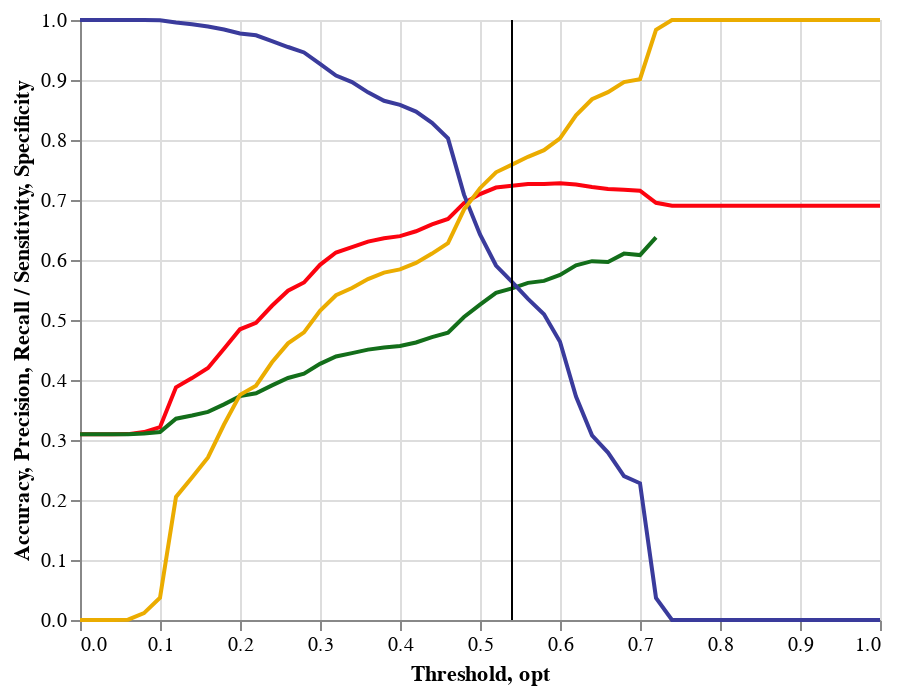

Source (notebook cell):
### Code cell
source = accdf
source['opt'] = .54

base = alt.Chart(source)

#red
acc= base.mark_line(color="#fc030f").encode(
    x='Threshold:Q',
    y='Accuracy:Q'
)
#green
prec = base.mark_line(color="#136e1a").encode(
    x='Threshold:Q',
    y='Precision:Q'
)
#blue
rec = base.mark_line(color="#3a3b9c").encode(
    x='Threshold:Q',
    y='Recall / Sensitivity:Q'
)
#orange
spec = base.mark_line(color="#ebac00").encode(
    x='Threshold:Q',
    y='Specificity:Q'
)

optimal = base.mark_rule().encode(
    x='opt'
)
acc+prec+rec+spec+optimal

### Figure 1 — Vega-Lite specification as saved in the notebook (floating-point values rounded to 4 significant figures)
{"config": {"view": {"continuousWidth": 400, "continuousHeight": 300}}, "layer": [{"mark": {"type": "line", "color": "#fc030f"}, "encoding": {"x": {"type": "quantitative", "field": "Threshold"}, "y": {"type": "quantitative", "field": "Accuracy"}}}, {"mark": {"type": "line", "color": "#136e1a"}, "encoding": {"x": {"type": "quantitative", "field": "Threshold"}, "y": {"type": "quantitative", "field": "Precision"}}}, {"mark": {"type": "line", "color": "#3a3b9c"}, "encoding": {"x": {"type": "quantitative", "field": "Threshold"}, "y": {"type": "quantitative", "field": "Recall / Sensitivity"}}}, {"mark": {"type": "line", "color": "#ebac00"}, "encoding": {"x": {"type": "quantitative", "field": "Threshold"}, "y": {"type": "quantitative", "field": "Specificity"}}}, {"mark": "rule", "encoding": {"x": {"type": "quantitative", "field": "opt"}}}], "data": {"name": "data-e8137a14c54e94e97c569285becb2cc7"}, "$schema": "https://vega.github.io/schema/vega-lite/v4.8.1.json", "datasets": {"data-e8137a14c54e94e97c569285becb2cc7": [{"Threshold": 0.0, "TP": 18196, "TN": 0, "FP": 40568, "FN": 0, "Accuracy": 0.3096, "Precision": 0.3096, "Recall / Sensitivity": 1.0, "Specificity": 0.0, "F1": 0.4729, "opt": 0.54}, {"Threshold": 0.02, "TP": 18196, "TN": 0, "FP": 40568, "FN": 0, "Accuracy": 0.3096, "Precision": 0.3096, "Recall / Sensitivity": 1.0, "Specificity": 0.0, "F1": 0.4729, "opt": 0.54}, {"Threshold": 0.04, "TP": 18196, "TN": 0, "FP": 40568, "FN": 0, "Accuracy": 0.3096, "Precision": 0.3096, "Recall / Sensitivity": 1.0, "Specificity": 0.0, "F1": 0.4729, "opt": 0.54}, {"Threshold": 0.06, "TP": 18196, "TN": 10, "FP": 40558, "FN": 0, "Accuracy": 0.3098, "Precision": 0.3097, "Recall / Sensitivity": 1.0, "Specificity": 0.0005493, "F1": 0.4729, "opt": 0.54}, {"Threshold": 0.08, "TP": 18195, "TN": 212, "FP": 40356, "FN": 1, "Accuracy": 0.3132, "Precision": 0.3108, "Recall / Sensitivity": 0.9999, "Specificity": 0.01152, "F1": 0.4742, "opt": 0.54}, {"Threshold": 0.1, "TP": 18185, "TN": 698, "FP": 39870, "FN": 11, "Accuracy": 0.3213, "Precision": 0.3132, "Recall / Sensitivity": 0.9994, "Specificity": 0.03696, "F1": 0.477, "opt": 0.54}, {"Threshold": 0.12, "TP": 18118, "TN": 4676, "FP": 35892, "FN": 78, "Accuracy": 0.3879, "Precision": 0.3355, "Recall / Sensitivity": 0.9957, "Specificity": 0.2051, "F1": 0.5018, "opt": 0.54}, {"Threshold": 0.14, "TP": 18066, "TN": 5627, "FP": 34941, "FN": 130, "Accuracy": 0.4032, "Precision": 0.3408, "Recall / Sensitivity": 0.9929, "Specificity": 0.2375, "F1": 0.5075, "opt": 0.54}, {"Threshold": 0.16, "TP": 17996, "TN": 6691, "FP": 33877, "FN": 200, "Accuracy": 0.4201, "Precision": 0.3469, "Recall / Sensitivity": 0.989, "Specificity": 0.271, "F1": 0.5137, "opt": 0.54}, {"Threshold": 0.18, "TP": 17906, "TN": 8652, "FP": 31916, "FN": 290, "Accuracy": 0.4519, "Precision": 0.3594, "Recall / Sensitivity": 0.9841, "Specificity": 0.3258, "F1": 0.5265, "opt": 0.54}, {"Threshold": 0.2, "TP": 17788, "TN": 10685, "FP": 29883, "FN": 408, "Accuracy": 0.4845, "Precision": 0.3731, "Recall / Sensitivity": 0.9776, "Specificity": 0.3753, "F1": 0.5401, "opt": 0.54}, {"Threshold": 0.22, "TP": 17732, "TN": 11366, "FP": 29202, "FN": 464, "Accuracy": 0.4952, "Precision": 0.3778, "Recall / Sensitivity": 0.9745, "Specificity": 0.3906, "F1": 0.5445, "opt": 0.54}, {"Threshold": 0.24, "TP": 17557, "TN": 13218, "FP": 27350, "FN": 639, "Accuracy": 0.5237, "Precision": 0.391, "Recall / Sensitivity": 0.9649, "Specificity": 0.4295, "F1": 0.5565, "opt": 0.54}, {"Threshold": 0.26, "TP": 17377, "TN": 14868, "FP": 25700, "FN": 819, "Accuracy": 0.5487, "Precision": 0.4034, "Recall / Sensitivity": 0.955, "Specificity": 0.4611, "F1": 0.5672, "opt": 0.54}, {"Threshold": 0.28, "TP": 17212, "TN": 15845, "FP": 24723, "FN": 984, "Accuracy": 0.5625, "Precision": 0.4104, "Recall / Sensitivity": 0.9459, "Specificity": 0.4793, "F1": 0.5725, "opt": 0.54}, {"Threshold": 0.3, "TP": 16864, "TN": 17924, "FP": 22644, "FN": 1332, "Accuracy": 0.592, "Precision": 0.4269, "Recall / Sensitivity": 0.9268, "Specificity": 0.5152, "F1": 0.5845, "opt": 0.54}, {"Threshold": 0.32, "TP": 16513, "TN": 19478, "FP": 21090, "FN": 1683, "Accuracy": 0.6125, "Precision": 0.4391, "Recall / Sensitivity": 0.9075, "Specificity": 0.5412, "F1": 0.5919, "opt": 0.54}, {"Threshold": 0.34, "TP": 16315, "TN": 20209, "FP": 20359, "FN": 1881, "Accuracy": 0.6215, "Precision": 0.4449, "Recall / Sensitivity": 0.8966, "Specificity": 0.5533, "F1": 0.5947, "opt": 0.54}, {"Threshold": 0.36, "TP": 16003, "TN": 21061, "FP": 19507, "FN": 2193, "Accuracy": 0.6307, "Precision": 0.4507, "Recall / Sensitivity": 0.8795, "Specificity": 0.5682, "F1": 0.5959, "opt": 0.54}, {"Threshold": 0.38, "TP": 15746, "TN": 21650, "FP": 18918, "FN": 2450, "Accuracy": 0.6364, "Precision": 0.4542, "Recall / Sensitivity": 0.8654, "Specificity": 0.5789, "F1": 0.5958, "opt": 0.54}, {"Threshold": 0.4, "TP": 15623, "TN": 21971, "FP": 18597, "FN": 2573, "Accuracy": 0.6397, "Precision": 0.4565, "Recall / Sensitivity": 0.8586, "Specificity": 0.5844, "F1": 0.5961, "opt": 0.54}, {"Threshold": 0.42, "TP": 15418, "TN": 22654, "FP": 17914, "FN": 2778, "Accuracy": 0.6479, "Precision": 0.4626, "Recall / Sensitivity": 0.8473, "Specificity": 0.595, "F1": 0.5984, "opt": 0.54}, {"Threshold": 0.44, "TP": 15080, "TN": 23659, "FP": 16909, "FN": 3116, "Accuracy": 0.6592, "Precision": 0.4714, "Recall / Sensitivity": 0.8288, "Specificity": 0.6107, "F1": 0.601, "opt": 0.54}, {"Threshold": 0.46, "TP": 14606, "TN": 24674, "FP": 15894, "FN": 3590, "Accuracy": 0.6684, "Precision": 0.4789, "Recall / Sensitivity": 0.8027, "Specificity": 0.6282, "F1": 0.5999, "opt": 0.54}, {"Threshold": 0.48, "TP": 12900, "TN": 27925, "FP": 12643, "FN": 5296, "Accuracy": 0.6947, "Precision": 0.505, "Recall / Sensitivity": 0.7089, "Specificity": 0.684, "F1": 0.5899, "opt": 0.54}, {"Threshold": 0.5, "TP": 11694, "TN": 30019, "FP": 10549, "FN": 6502, "Accuracy": 0.7098, "Precision": 0.5257, "Recall / Sensitivity": 0.6427, "Specificity": 0.7197, "F1": 0.5784, "opt": 0.54}, {"Threshold": 0.52, "TP": 10750, "TN": 31602, "FP": 8966, "FN": 7446, "Accuracy": 0.7207, "Precision": 0.5452, "Recall / Sensitivity": 0.5908, "Specificity": 0.7462, "F1": 0.5671, "opt": 0.54}, {"Threshold": 0.54, "TP": 10253, "TN": 32269, "FP": 8299, "FN": 7943, "Accuracy": 0.7236, "Precision": 0.5527, "Recall / Sensitivity": 0.5635, "Specificity": 0.7589, "F1": 0.558, "opt": 0.54}, {"Threshold": 0.56, "TP": 9737, "TN": 32975, "FP": 7593, "FN": 8459, "Accuracy": 0.7268, "Precision": 0.5619, "Recall / Sensitivity": 0.5351, "Specificity": 0.772, "F1": 0.5482, "opt": 0.54}, {"Threshold": 0.58, "TP": 9269, "TN": 33438, "FP": 7130, "FN": 8927, "Accuracy": 0.7268, "Precision": 0.5652, "Recall / Sensitivity": 0.5094, "Specificity": 0.783, "F1": 0.5359, "opt": 0.54}, {"Threshold": 0.6, "TP": 8440, "TN": 34332, "FP": 6236, "FN": 9756, "Accuracy": 0.7279, "Precision": 0.5751, "Recall / Sensitivity": 0.4638, "Specificity": 0.8027, "F1": 0.5135, "opt": 0.54}, {"Threshold": 0.62, "TP": 6779, "TN": 35879, "FP": 4689, "FN": 11417, "Accuracy": 0.7259, "Precision": 0.5911, "Recall / Sensitivity": 0.3726, "Specificity": 0.8411, "F1": 0.4571, "opt": 0.54}, {"Threshold": 0.64, "TP": 5601, "TN": 36804, "FP": 3764, "FN": 12595, "Accuracy": 0.7216, "Precision": 0.5981, "Recall / Sensitivity": 0.3078, "Specificity": 0.8679, "F1": 0.4064, "opt": 0.54}, {"Threshold": 0.66, "TP": 5078, "TN": 37136, "FP": 3432, "FN": 13118, "Accuracy": 0.7184, "Precision": 0.5967, "Recall / Sensitivity": 0.2791, "Specificity": 0.8797, "F1": 0.3803, "opt": 0.54}, {"Threshold": 0.68, "TP": 4361, "TN": 37787, "FP": 2781, "FN": 13835, "Accuracy": 0.7172, "Precision": 0.6106, "Recall / Sensitivity": 0.2397, "Specificity": 0.8965, "F1": 0.3442, "opt": 0.54}, {"Threshold": 0.7, "TP": 4146, "TN": 37897, "FP": 2671, "FN": 14050, "Accuracy": 0.7155, "Precision": 0.6082, "Recall / Sensitivity": 0.2279, "Specificity": 0.9014, "F1": 0.3315, "opt": 0.54}, {"Threshold": 0.72, "TP": 671, "TN": 40187, "FP": 381, "FN": 17525, "Accuracy": 0.6953, "Precision": 0.6378, "Recall / Sensitivity": 0.03688, "Specificity": 0.9836, "F1": 0.06972, "opt": 0.54}, {"Threshold": 0.74, "TP": 0, "TN": 40568, "FP": 0, "FN": 18196, "Accuracy": 0.6904, "Precision": null, "Recall / Sensitivity": 0.0, "Specificity": 1.0, "F1": null, "opt": 0.54}, {"Threshold": 0.76, "TP": 0, "TN": 40568, "FP": 0, "FN": 18196, "Accuracy": 0.6904, "Precision": null, "Recall / Sensitivity": 0.0, "Specificity": 1.0, "F1": null, "opt": 0.54}, {"Threshold": 0.78, "TP": 0, "TN": 40568, "FP": 0, "FN": 18196, "Accuracy": 0.6904, "Precision": null, "Recall / Sensitivity": 0.0, "Specificity": 1.0, "F1": null, "opt": 0.54}, {"Threshold": 0.8, "TP": 0, "TN": 40568, "FP": 0, "FN": 18196, "Accuracy": 0.6904, "Precision": null, "Recall / Sensitivity": 0.0, "Specificity": 1.0, "F1": null, "opt": 0.54}, {"Threshold": 0.82, "TP": 0, "TN": 40568, "FP": 0, "FN": 18196, "Accuracy": 0.6904, "Precision": null, "Recall / Sensitivity": 0.0, "Specificity": 1.0, "F1": null, "opt": 0.54}, {"Threshold": 0.84, "TP": 0, "TN": 40568, "FP": 0, "FN": 18196, "Accuracy": 0.6904, "Precision": null, "Recall / Sensitivity": 0.0, "Specificity": 1.0, "F1": null, "opt": 0.54}, {"Threshold": 0.86, "TP": 0, "TN": 40568, "FP": 0, "FN": 18196, "Accuracy": 0.6904, "Precision": null, "Recall / Sensitivity": 0.0, "Specificity": 1.0, "F1": null, "opt": 0.54}, {"Threshold": 0.88, "TP": 0, "TN": 40568, "FP": 0, "FN": 18196, "Accuracy": 0.6904, "Precision": null, "Recall / Sensitivity": 0.0, "Specificity": 1.0, "F1": null, "opt": 0.54}, {"Threshold": 0.9, "TP": 0, "TN": 40568, "FP": 0, "FN": 18196, "Accuracy": 0.6904, "Precision": null, "Recall / Sensitivity": 0.0, "Specificity": 1.0, "F1": null, "opt": 0.54}, {"Threshold": 0.92, "TP": 0, "TN": 40568, "FP": 0, "FN": 18196, "Accuracy": 0.6904, "Precision": null, "Recall / Sensitivity": 0.0, "Specificity": 1.0, "F1": null, "opt": 0.54}, {"Threshold": 0.94, "TP": 0, "TN": 40568, "FP": 0, "FN": 18196, "Accuracy": 0.6904, "Precision": null, "Recall / Sensitivity": 0.0, "Specificity": 1.0, "F1": null, "opt": 0.54}, {"Threshold": 0.96, "TP": 0, "TN": 40568, "FP": 0, "FN": 18196, "Accuracy": 0.6904, "Precision": null, "Recall / Sensitivity": 0.0, "Specificity": 1.0, "F1": null, "opt": 0.54}, {"Threshold": 0.98, "TP": 0, "TN": 40568, "FP": 0, "FN": 18196, "Accuracy": 0.6904, "Precision": null, "Recall / Sensitivity": 0.0, "Specificity": 1.0, "F1": null, "opt": 0.54}, {"Threshold": 1.0, "TP": 0, "TN": 40568, "FP": 0, "FN": 18196, "Accuracy": 0.6904, "Precision": null, "Recall / Sensitivity": 0.0, "Specificity": 1.0, "F1": null, "opt": 0.54}]}}
